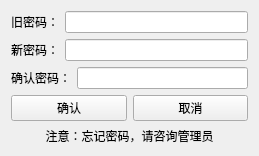
<?xml version="1.0" encoding="UTF-8"?>
<ui version="4.0">
 <class>ChangePassword</class>
 <widget class="QWidget" name="ChangePassword">
  <property name="geometry">
   <rect>
    <x>0</x>
    <y>0</y>
    <width>259</width>
    <height>146</height>
   </rect>
  </property>
  <property name="windowTitle">
   <string>ChangePassword</string>
  </property>
  <property name="windowIcon">
   <iconset>
    <normaloff>images/修改密码.png</normaloff>images/修改密码.png</iconset>
  </property>
  <layout class="QGridLayout" name="gridLayout">
   <item row="0" column="0">
    <layout class="QVBoxLayout" name="verticalLayout_2">
     <item>
      <layout class="QVBoxLayout" name="verticalLayout">
       <item>
        <layout class="QHBoxLayout" name="horizontalLayout">
         <item>
          <widget class="QLabel" name="oldPasswordLabel">
           <property name="text">
            <string>旧密码：</string>
           </property>
          </widget>
         </item>
         <item>
          <widget class="QLineEdit" name="oldPasswordEdit">
           <property name="echoMode">
            <enum>QLineEdit::Password</enum>
           </property>
          </widget>
         </item>
        </layout>
       </item>
       <item>
        <layout class="QHBoxLayout" name="horizontalLayout_2">
         <item>
          <widget class="QLabel" name="newPasswordLabel">
           <property name="text">
            <string>新密码：</string>
           </property>
          </widget>
         </item>
         <item>
          <widget class="QLineEdit" name="newPasswordEdit">
           <property name="echoMode">
            <enum>QLineEdit::Password</enum>
           </property>
          </widget>
         </item>
        </layout>
       </item>
       <item>
        <layout class="QHBoxLayout" name="horizontalLayout_3">
         <item>
          <widget class="QLabel" name="confirmPasswordLabel">
           <property name="text">
            <string>确认密码：</string>
           </property>
          </widget>
         </item>
         <item>
          <widget class="QLineEdit" name="confirmPasswordEdit">
           <property name="echoMode">
            <enum>QLineEdit::Password</enum>
           </property>
          </widget>
         </item>
        </layout>
       </item>
      </layout>
     </item>
     <item>
      <layout class="QHBoxLayout" name="horizontalLayout_4">
       <item>
        <widget class="QPushButton" name="OK">
         <property name="text">
          <string>确认</string>
         </property>
        </widget>
       </item>
       <item>
        <widget class="QPushButton" name="NO">
         <property name="text">
          <string>取消</string>
         </property>
        </widget>
       </item>
      </layout>
     </item>
    </layout>
   </item>
   <item row="1" column="0">
    <widget class="QLabel" name="label">
     <property name="text">
      <string>注意：忘记密码，请咨询管理员</string>
     </property>
     <property name="alignment">
      <set>Qt::AlignCenter</set>
     </property>
    </widget>
   </item>
  </layout>
 </widget>
 <layoutdefault spacing="6" margin="11"/>
 <resources/>
 <connections/>
</ui>
